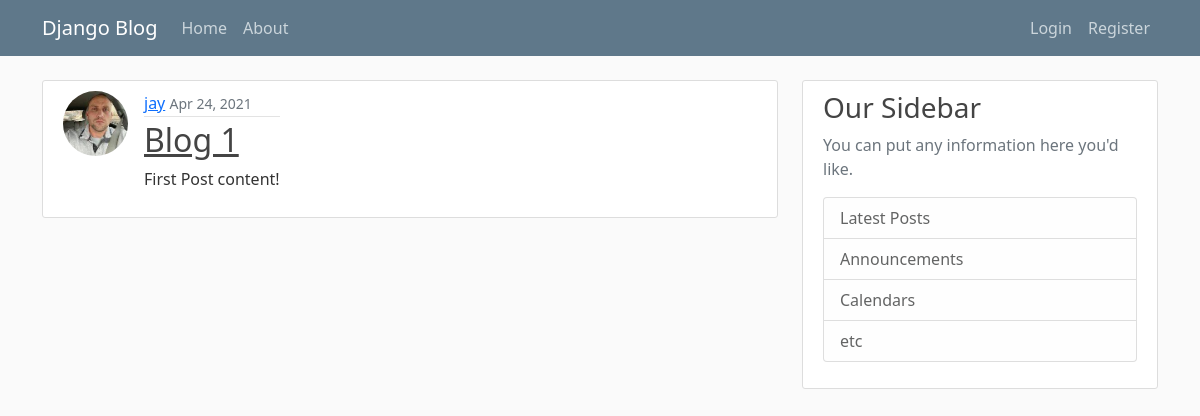
Before: / with the older database file.
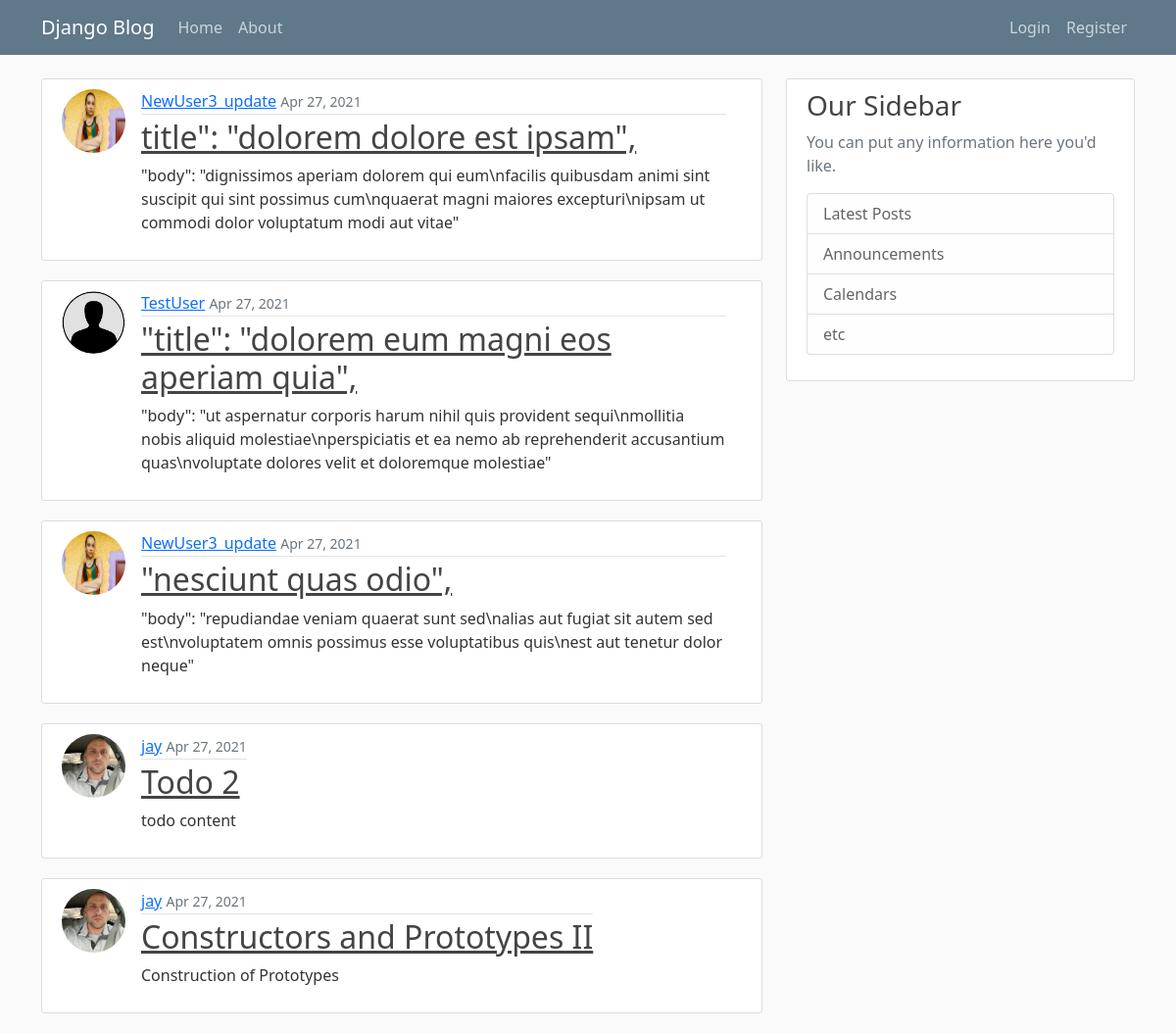
After: the same page with the newer database file.
### blog/models.py (models this page shows, shortened)
class Post(models.Model):
    title = models.CharField(max_length=100)
    content = models.TextField()
    date_posted = models.DateTimeField(default=timezone.now)
    author = models.ForeignKey(User, on_delete=models.CASCADE)

### users/models.py (models this page shows, shortened)
class Profile(models.Model):
    user = models.OneToOneField(User, on_delete=models.CASCADE)
    image = models.ImageField(default='default.jpg', upload_to='profile_pics')

### blog/views.py (the view)
# urls.py: path('', PostListView.as_view(), name='blog-home'),
class PostListView(ListView):
    model = Post
    template_name = 'blog/home.html'
    context_object_name = 'posts'
    ordering = ['-date_posted']
    paginate_by = 5

### blog/templates/blog/home.html
{% extends 'blog/base.html' %}
{% block content %}
    {% for post in posts %}
        <article class="media content-section d-flex w-100">
            <div>
                <img class="rounded-circle article-img mx-0" src="{{ post.author.profile.image.url }}" alt="">
            </div>
            <div class="media-body px-3 ">
                <div class="article-metadata">
                    <a class="mr-2" href="#">{{ post.author }}</a>
                    <small class="text-muted">{{ post.date_posted | date:"M d, Y" }}</small>
                </div>
                <h2><a class="article-title" href="{% url 'post-detail' post.id %}">{{ post.title }}</a></h2>
                <p class="article-content">{{ post.content }}</p>
            </div>
        </article>
    {% endfor %}
{% endblock content %}

### blog/templates/blog/base.html (shortened to what this page needs)
{% load static %}
<!doctype html>
<html lang="en">
<head>
    <link href="https://cdn.jsdelivr.net/npm/bootstrap@5.0.0-beta3/dist/css/bootstrap.min.css" rel="stylesheet"
>
    <link rel="stylesheet" type="text/css" href="{% static 'blog/main.css' %}">
    </head>
<body>
<header class="site-header">
    <nav class="navbar navbar-expand-md navbar-dark bg-steel fixed-top">
        <div class="container">
            <a class="navbar-brand mr-4" href="{% url 'blog-home' %}">Django Blog</a>
            <div class="collapse navbar-collapse d-flex justify-content-around" id="navbarToggle">
                <div class="navbar-nav me-auto ">
                    <a class="nav-item nav-link" href="{% url 'blog-home' %}">Home</a>
                    <a class="nav-item nav-link" href="{% url 'blog-about' %}">About</a>
                </div>
                <div class="navbar-nav">
                    {% if user.is_authenticated %}
                        <a class='nav-item nav-link' href="{% url 'post-create' %}">New Post</a>
                        <a class='nav-item nav-link' href="{% url 'profile' %}">Profile</a>
                        <a class='nav-item nav-link' href="{% url 'logout' %}">Logout</a>
                    {% else %}
                        <a class="nav-item nav-link" href="{% url 'login' %}">Login</a>
                        <a class="nav-item nav-link" href="{% url 'register' %}">Register</a>
                    {% endif %}
                </div>
            </div>
        </div>
    </nav>
</header>
<main role="main" class="container">
    <div class="row">
        <div class="col-md-8">
            {% block content %}{% endblock %}
        </div>
        <div class="col-md-4">
            <div class="content-section">
                <h3>Our Sidebar</h3>
                <p class='text-muted'>You can put any information here you'd like.
                <ul class="list-group">
                    <li class="list-group-item list-group-item-light">Latest Posts</li>
                    <li class="list-group-item list-group-item-light">Announcements</li>
                    <li class="list-group-item list-group-item-light">Calendars</li>
                    <li class="list-group-item list-group-item-light">etc</li>
                </ul>
                </p>
            </div>
        </div>
    </div>
</main>
</body>
</html>

### blog/static/blog/main.css (style rules this page uses)
body { background: #fafafa; color: #333333; margin-top: 5rem; }
h1, h2, h3, h4, h5, h6 { color: #444444; }
ul { margin: 0; }
.bg-steel { background-color: #5f788a; }
.site-header .navbar-nav .nav-link { color: #cbd5db; }
.content-section { background: #ffffff; padding: 10px 20px; border: 1px solid #dddddd; border-radius: 3px; margin-bottom: 20px; }
.article-title { color: #444444; }
.article-content { white-space: pre-line; }
.article-img { height: 65px; width: 65px; margin-right: 16px; }
.article-metadata { padding-bottom: 1px; margin-bottom: 4px; border-bottom: 1px solid #e3e3e3 }

Changed rows visible on the page:
no longer on this page (row unchanged): Post: author.profile.image (picture), author "jay", date_posted "Apr 24, 2021", title "Blog 1", content "First Post content!"
added Post: author.profile.image (picture), author "NewUser3_update", date_posted "Apr 27, 2021", title "title\": \"dolorem dolore est ipsam\",", content "\"body\": \"dignissimos aperiam dolorem qui eum\\nfacilis quibusdam animi sint suscipit qui sint possimus cum\\nquaerat magni maiores excepturi\\nipsam ut commodi dolor voluptatum modi aut vitae\""
added Post: author.profile.image (placeholder picture), author "TestUser", date_posted "Apr 27, 2021", title "\"title\": \"dolorem eum magni eos aperiam quia\",", content "\"body\": \"ut aspernatur corporis harum nihil quis provident sequi\\nmollitia nobis aliquid molestiae\\nperspiciatis et ea nemo ab reprehenderit accusantium quas\\nvoluptate dolores velit et doloremque molestiae\""
added Post: author.profile.image (picture), author "NewUser3_update", date_posted "Apr 27, 2021", title "\"nesciunt quas odio\",", content "\"body\": \"repudiandae veniam quaerat sunt sed\\nalias aut fugiat sit autem sed est\\nvoluptatem omnis possimus esse voluptatibus quis\\nest aut tenetur dolor neque\""
added Post: author.profile.image (picture), author "jay", date_posted "Apr 27, 2021", title "Todo 2", content "todo content"
added Post: author.profile.image (picture), author "jay", date_posted "Apr 27, 2021", title "Constructors and Prototypes II", content "Construction of Prototypes"
